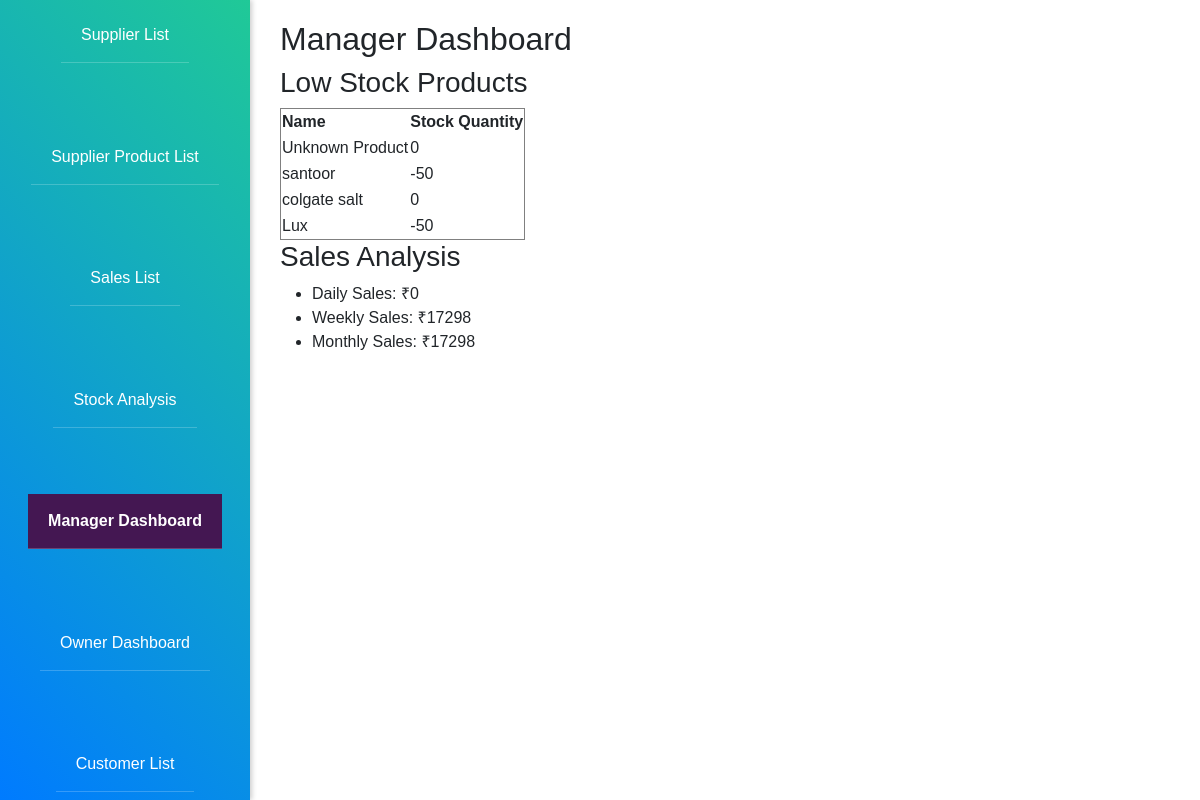
Before: /manager-dashboard/ with the older database file.
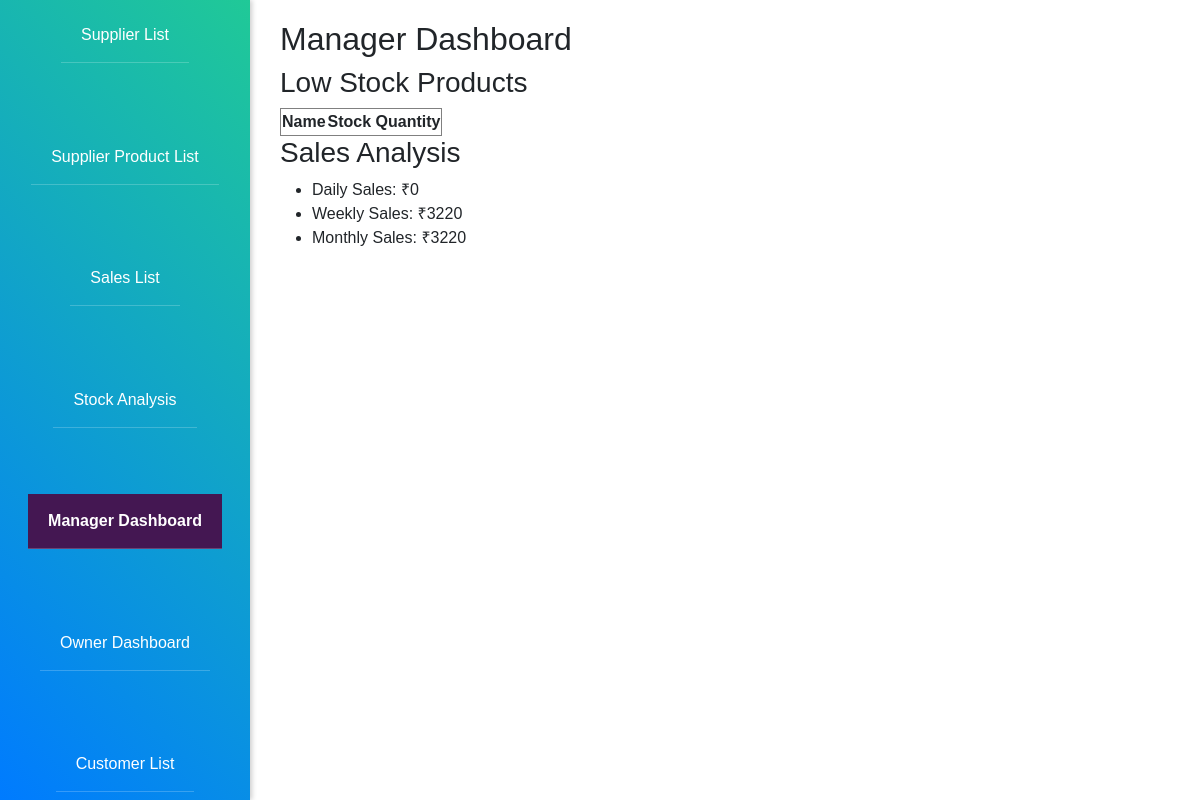
After: the same page with the newer database file.
### stock_analysis/models.py (models this page shows, shortened)
class SupplierProduct(models.Model):
    supplier = models.ForeignKey(Supplier, on_delete=models.CASCADE)  # Link to Supplier
    name = models.CharField(max_length=100, default="Unknown Product")  # Default name
    category = models.CharField(max_length=50, blank=True, null=True)  # Product category
    selling_price_per_unit=models.DecimalField(default=0, max_digits=10, decimal_places=2, null=True, blank=True)
    stock_quantity = models.IntegerField(default=0)  # Current stock quantity
    cost_price = models.DecimalField(max_digits=10, decimal_places=2)  # Cost price per unit
    supplied_date = models.DateField(auto_now_add=True)  # Date of supply

### stock_analysis/views.py (the view)
# urls.py: path("manager-dashboard/", views.manager_dashboard, name="manager_dashboard"),
def manager_dashboard(request):
    today = datetime.now().date()
    start_of_week = today - timedelta(days=today.weekday())
    start_of_month = today.replace(day=1)
    low_stock_products = SupplierProduct.objects.filter(stock_quantity__lt=10)
    daily_sales = Sale.objects.filter(sale_date__date=today).aggregate(total=Sum('total_price'))['total'] or 0
    weekly_sales = Sale.objects.filter(sale_date__date__gte=start_of_week).aggregate(total=Sum('total_price'))['total'] or 0
    monthly_sales = Sale.objects.filter(sale_date__date__gte=start_of_month).aggregate(total=Sum('total_price'))['total'] or 0
    return render(request, "manager_dashboard.html", {
        "low_stock_products": low_stock_products,
        "daily_sales": daily_sales,
        "weekly_sales": weekly_sales,
        "monthly_sales": monthly_sales,
    })

### stock_analysis/templates/manager_dashboard.html (shortened to what this page needs)
{% extends 'index.html' %}
{% block content %}
<h2>Manager Dashboard</h2>
<h3>Low Stock Products</h3>
<table border="1">
    <tr>
        <th>Name</th>
        <th>Stock Quantity</th>
    </tr>
    {% for product in low_stock_products %}
    <tr>
        <td>{{ product.name }}</td>
        <td>{{ product.stock_quantity }}</td>
    </tr>
    {% endfor %}
</table>
<h3>Sales Analysis</h3>
<ul>
    <li>Daily Sales: ₹{{ daily_sales }}</li>
    <li>Weekly Sales: ₹{{ weekly_sales }}</li>
    <li>Monthly Sales: ₹{{ monthly_sales }}</li>
</ul>
{% endblock %}

Changed rows visible on the page:
no longer on this page (row edited): SupplierProduct: name "Unknown Product", stock_quantity "0"
no longer on this page (row edited): SupplierProduct: name "santoor", stock_quantity "-50"
removed SupplierProduct: name "colgate salt", stock_quantity "0"
removed SupplierProduct: name "Lux", stock_quantity "-50"
Other visible differences:
{{ weekly_sales }}: "17298" → "3220"
{{ monthly_sales }}: "17298" → "3220"
